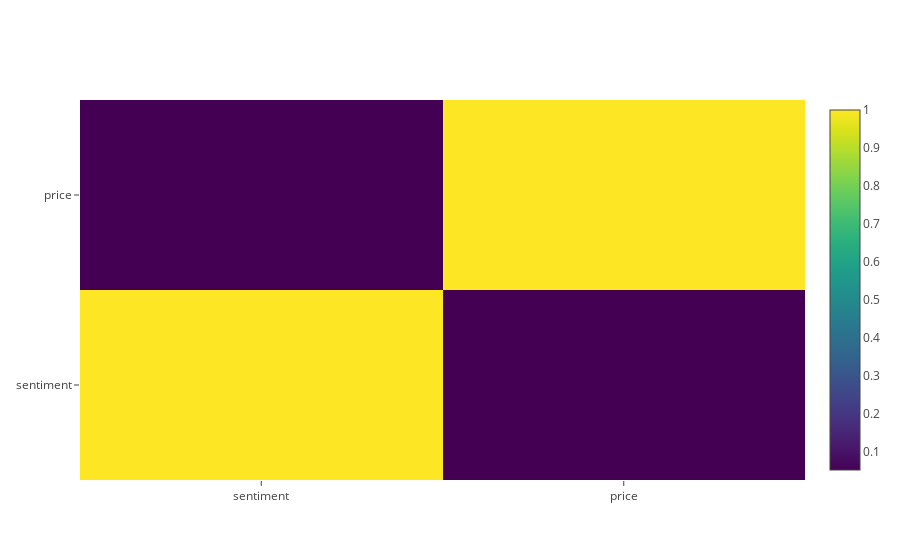

The code cell stored with this chart in its notebook:
### Code cell
show_corr(df)

### Figure 1 — Plotly figure (JSON) as saved in the notebook; plotly's stock layout.template omitted (floating-point values rounded to 4 significant figures)
{"data": [{"colorscale": "Viridis", "type": "heatmap", "x": ["sentiment", "price"], "y": ["sentiment", "price"], "z": [[1, 0.0519], [0.0519, 1]]}], "layout": {}}
